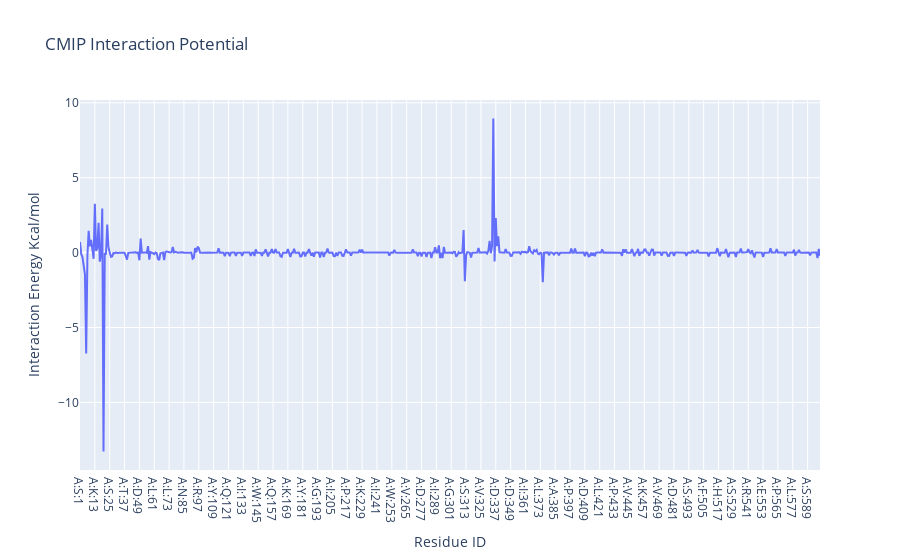

Notebook source saved alongside this figure:
### Code cell
import plotly
import plotly.graph_objs as go
from biobb_cmip.utils.representation import get_energies_byres


res_list, energy_dict = get_energies_byres(RBD_byat_out)

plotly.offline.init_notebook_mode(connected=True)

fig = {"data": [go.Scatter(x=res_list, y=energy_dict['ES'])],
       "layout": go.Layout(title="CMIP Interaction Potential", xaxis=dict(title = "Residue ID"), 
                           yaxis=dict(title = "Interaction Energy Kcal/mol"))}

plotly.offline.iplot(fig)

### Figure 1 — Plotly figure (JSON) as saved in the notebook; plotly's stock layout.template omitted (floating-point values rounded to 4 significant figures; data arrays with more than 128 entries replaced by an {"elided": "..."} marker saying what was removed)
{"data": [{"type": "scatter", "x": {"elided": "599 str values"}, "y": {"elided": "599 float values"}}], "layout": {"title": {"text": "CMIP Interaction Potential"}, "xaxis": {"title": {"text": "Residue ID"}}, "yaxis": {"title": {"text": "Interaction Energy Kcal/mol"}}}}
